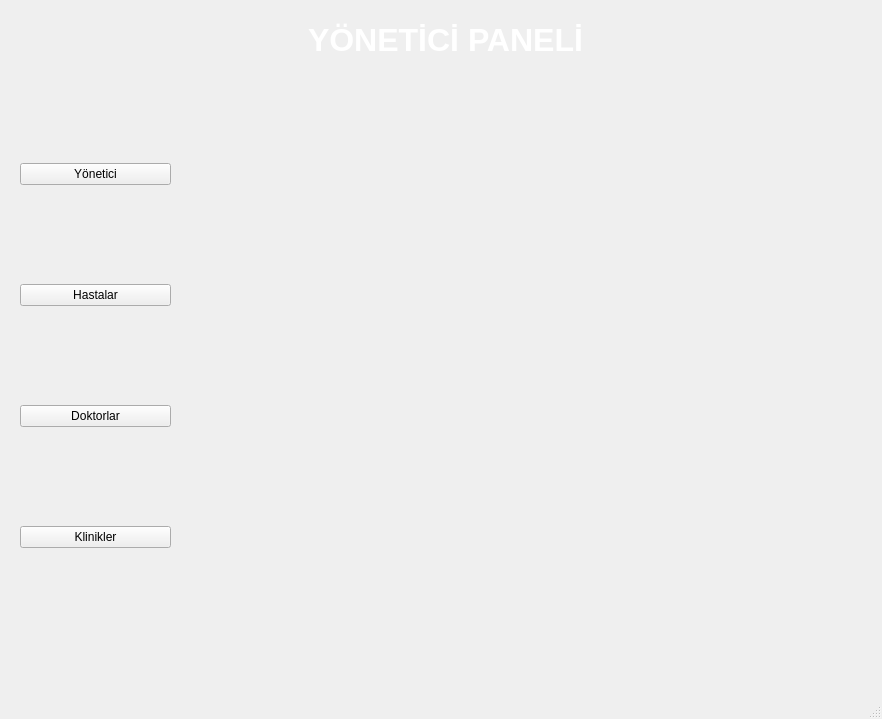
<?xml version="1.0" encoding="UTF-8"?>
<ui version="4.0">
 <class>MainWindow</class>
 <widget class="QMainWindow" name="MainWindow">
  <property name="geometry">
   <rect>
    <x>0</x>
    <y>0</y>
    <width>882</width>
    <height>719</height>
   </rect>
  </property>
  <property name="windowTitle">
   <string>MainWindow</string>
  </property>
  <widget class="QWidget" name="centralwidget">
   <widget class="QLabel" name="label">
    <property name="geometry">
     <rect>
      <x>-70</x>
      <y>-40</y>
      <width>1091</width>
      <height>791</height>
     </rect>
    </property>
    <property name="text">
     <string/>
    </property>
    <property name="pixmap">
     <pixmap>5c4bd40a58fe131cf068arkaplan2.png</pixmap>
    </property>
    <property name="scaledContents">
     <bool>true</bool>
    </property>
   </widget>
   <widget class="QLabel" name="label_3">
    <property name="geometry">
     <rect>
      <x>120</x>
      <y>20</y>
      <width>651</width>
      <height>41</height>
     </rect>
    </property>
    <property name="text">
     <string>&lt;html&gt;&lt;head/&gt;&lt;body&gt;&lt;p align=&quot;center&quot;&gt;&lt;span style=&quot; font-size:24pt; font-weight:600; color:#ffffff;&quot;&gt;YÖNETİCİ PANELİ&lt;/span&gt;&lt;/p&gt;&lt;/body&gt;&lt;/html&gt;</string>
    </property>
   </widget>
   <widget class="QLabel" name="label_2">
    <property name="geometry">
     <rect>
      <x>0</x>
      <y>0</y>
      <width>71</width>
      <height>71</height>
     </rect>
    </property>
    <property name="text">
     <string/>
    </property>
    <property name="pixmap">
     <pixmap>20200316220122!Saglikbakanligi_logo (2).png</pixmap>
    </property>
    <property name="scaledContents">
     <bool>true</bool>
    </property>
   </widget>
   <widget class="QWidget" name="layoutWidget">
    <property name="geometry">
     <rect>
      <x>20</x>
      <y>70</y>
      <width>151</width>
      <height>571</height>
     </rect>
    </property>
    <layout class="QVBoxLayout" name="verticalLayout">
     <item>
      <widget class="QPushButton" name="btnyonetici">
       <property name="text">
        <string>Yönetici</string>
       </property>
       <property name="icon">
        <iconset>
         <normaloff>png-transparent-computer-icons-manager-businessperson-management-administrator-company-human-resource-management-people.png</normaloff>png-transparent-computer-icons-manager-businessperson-management-administrator-company-human-resource-management-people.png</iconset>
       </property>
      </widget>
     </item>
     <item>
      <widget class="QPushButton" name="yoneticihastalar1">
       <property name="text">
        <string>Hastalar</string>
       </property>
       <property name="icon">
        <iconset>
         <normaloff>png-clipart-organization-company-service-architectural-engineering-management-group-icon-cdr-hand.png</normaloff>png-clipart-organization-company-service-architectural-engineering-management-group-icon-cdr-hand.png</iconset>
       </property>
      </widget>
     </item>
     <item>
      <widget class="QPushButton" name="yoneticidoktorlar">
       <property name="text">
        <string>Doktorlar</string>
       </property>
       <property name="icon">
        <iconset>
         <normaloff>png-transparent-physician-medicine-health-care-clinic-surgery-sick-people-logo-pharmaceutical-drug-silhouette.png</normaloff>png-transparent-physician-medicine-health-care-clinic-surgery-sick-people-logo-pharmaceutical-drug-silhouette.png</iconset>
       </property>
      </widget>
     </item>
     <item>
      <widget class="QPushButton" name="yoneticiklinikler">
       <property name="text">
        <string>Klinikler</string>
       </property>
       <property name="icon">
        <iconset>
         <normaloff>hospital-buildings-vector-icon-clinicmedical-260nw-1035393526.webp</normaloff>hospital-buildings-vector-icon-clinicmedical-260nw-1035393526.webp</iconset>
       </property>
      </widget>
     </item>
    </layout>
   </widget>
  </widget>
  <widget class="QMenuBar" name="menubar">
   <property name="geometry">
    <rect>
     <x>0</x>
     <y>0</y>
     <width>882</width>
     <height>21</height>
    </rect>
   </property>
  </widget>
  <widget class="QStatusBar" name="statusbar"/>
 </widget>
 <resources/>
 <connections/>
</ui>
